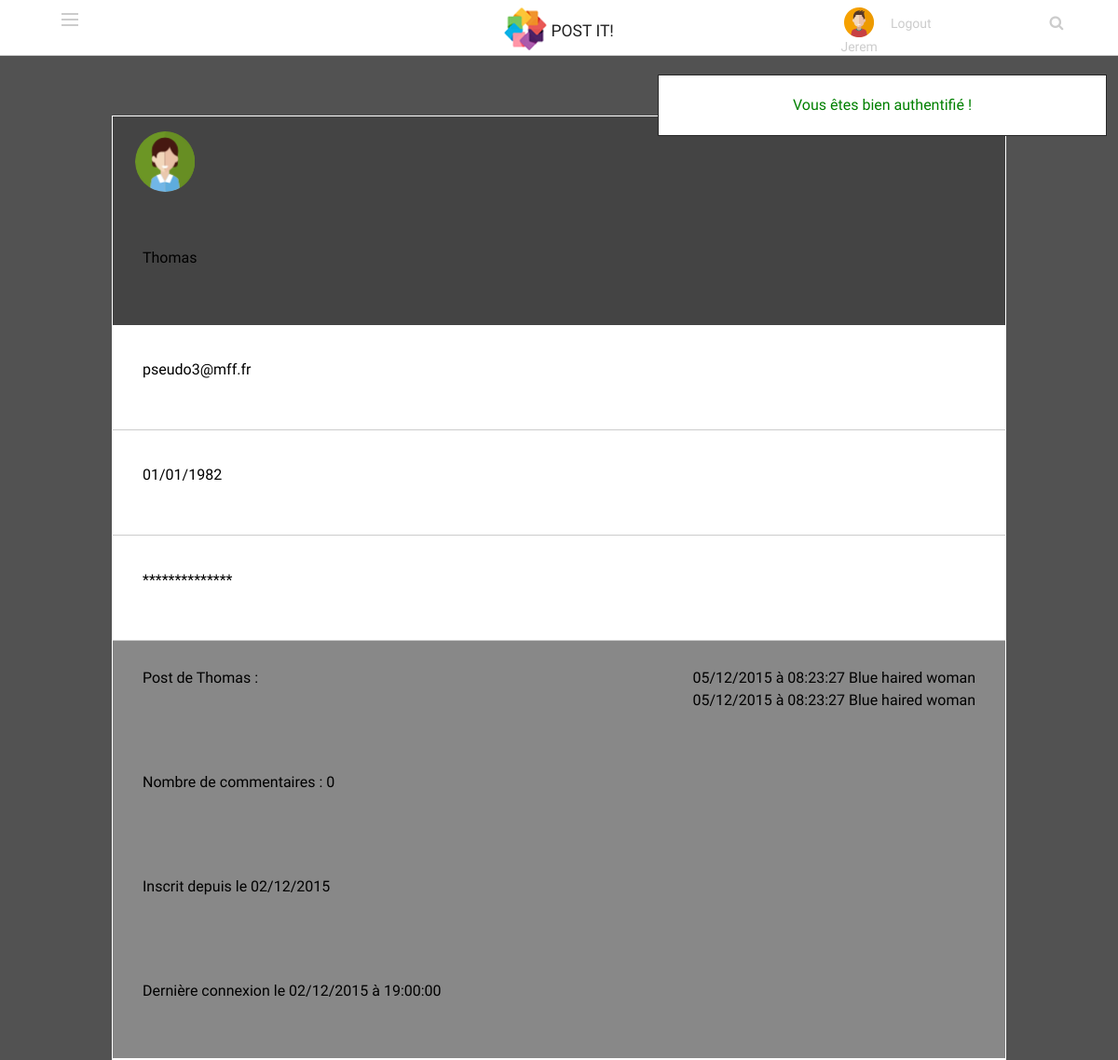
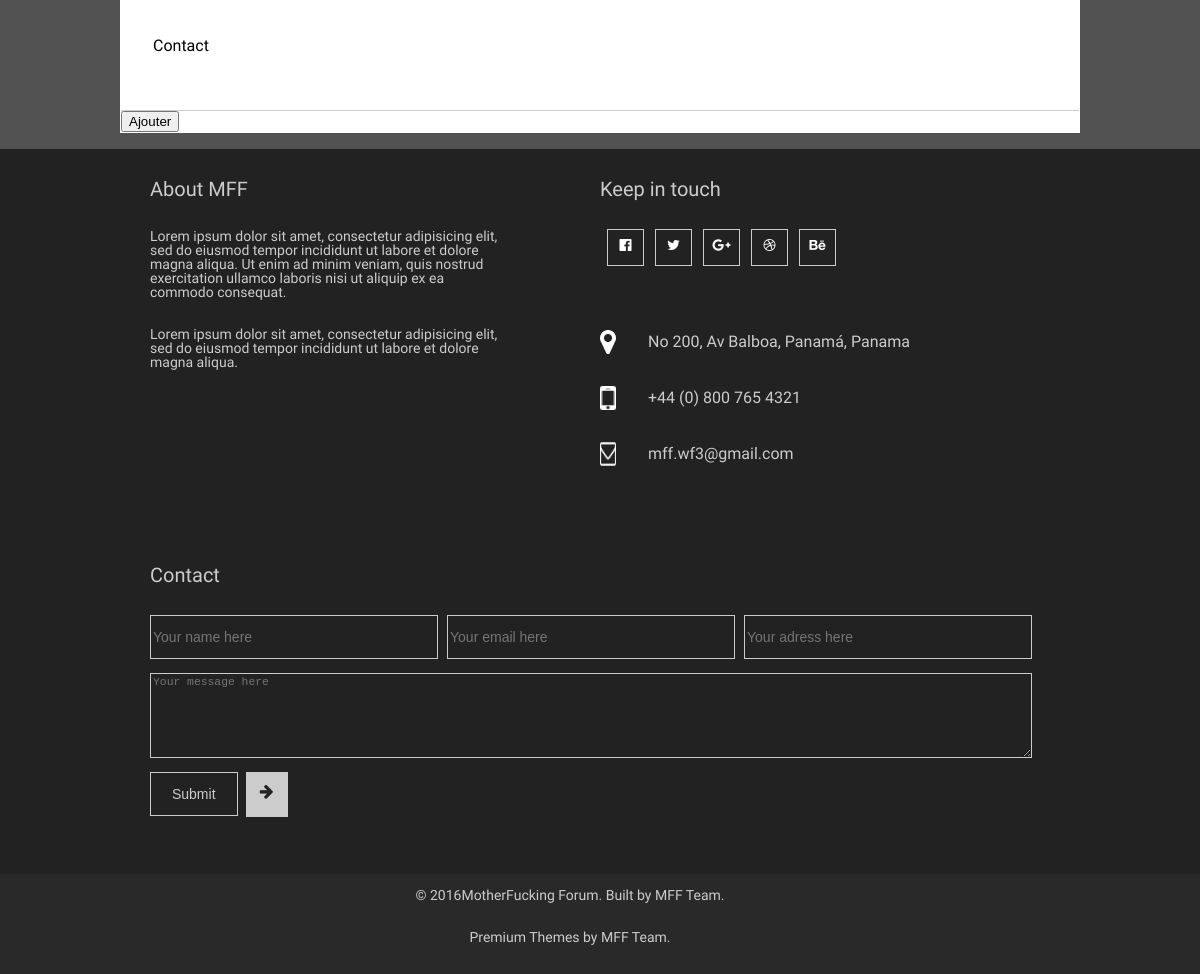
The page /profil.php?id=7 (signed in) on the database its author committed (2 pictures, top to bottom).
### tables this page shows
CREATE TABLE `users` (
  `id` int(10) UNSIGNED NOT NULL,
  `name` varchar(150) NOT NULL,
  `login` varchar(191) NOT NULL,
  `password` varchar(255) NOT NULL,
  `email` varchar(191) NOT NULL,
  `photo` varchar(191) NOT NULL COMMENT 'chemin + fichier',
  `presentation` varchar(191) NOT NULL,
  `inscription` datetime NOT NULL,
  `birthday` date NOT NULL,
  `last_connexion` datetime NOT NULL,
  `token` varchar(255) NOT NULL,
  `created_ts` int(11) NOT NULL
);

CREATE TABLE `post` (
  `id` int(10) UNSIGNED NOT NULL,
  `categorie` varchar(191) NOT NULL,
  `title_post` varchar(191) NOT NULL,
  `image_post` varchar(191) NOT NULL,
  `texte_post` longtext NOT NULL,
  `creator_id` int(10) UNSIGNED NOT NULL,
  `created` datetime NOT NULL,
  `keywords` varchar(191) NOT NULL,
  `like_post` int(11) DEFAULT '0'
);

### libs/verif.class.php (called while the page is built, shortened)
<?php
class verif{
	public function __construct($idUser,$pdo){
		if($idUser != 0){
			$req = $pdo->prepare("SELECT * FROM users WHERE id = ?");
			$req->execute([$idUser]);
			$user = $req->fetch(PDO::FETCH_OBJ);
			$this->id = $user->id;
			$this->login = $user->login;
			$this->email = $user->email;
			$this->photo = $user->photo;
			$this->birthday = $user->birthday;
			$this->last_connexion = $user->last_connexion;
			$this->inscription = $user->inscription;
		}
	}
}

### includes/functions.php (called while the page is built, shortened)
<?php
function dateFormatFR($date, $format = 0){
	if($format == 1){
		$data = explode(' ', $date);
		$date_split = $data[0] = explode('-', $data[0]);
		$date_format = $date_split[2].'/'.$date_split[1].'/'.$date_split[0];
	}else if($format == 2){
		$data = explode('-', $date);
		$data_cut = explode(' ', $data[2]);
		$date_format = $data_cut[0].'/'.$data[1].'/'.$data[0].' à '.$data_cut[1];
	}else{
		$data = explode('-', $date);
		$date_format = $data[2].'/'.$data[1].'/'.$data[0];
	}
	return $date_format;
}

### profil.php (the view, shortened to what this page needs)
<?php include 'includes/header.php'; ?>
<?php require_once 'includes/functions.php'; ?>
<?php
$date_inscription = dateFormatFR($user->inscription,1);
$date_birthday = dateFormatFR($user->birthday);
$date_last_connect = dateFormatFR($user->last_connexion,2);
?>
<section class="page-content profil clearfix">
	<article class="users-panel">
		<div class="info-box dark">
			<img src="img/<?=$user->photo;?>" style="width:65px;height:65px;border-radius:50%"/>
				</div>
				<div class="info-box dark">
					<h4><?=$user->login?></h4>
						</div>
						<div class="info-box">
							<h4><?=$user->email?></h4>
								</div>
								<div class="info-box">
									<h4><?=$date_birthday;?></h4>
										</div>
										<div class="info-box">
											<h4>**************</h4>
												</div>
												<div class="info-box meta">
													<h4>Post de <?=$user->login;?> :</h4>
													<ul class="meta-info">
														<br/>
														<?php
															$req = $pdo->prepare('SELECT p.title_post, p.created FROM post p WHERE p.creator_id = ?');
															$req->execute([$user->id]);
															$posts = $req->fetchAll(PDO::FETCH_OBJ);
															$count = count($posts);
															for($i=0;$i<$count;$i++){
														?>
														<li><?=dateFormatFR($posts[$i]->created,2);?>  <?=$posts[$i]->title_post;?></li>
														<?php
															}
														?>
													</ul>
												</div>
												<div class="info-box meta">
													<?php
														$req1 = $pdo->prepare('SELECT COUNT(id) as nbcoms FROM commentaires WHERE creator_id = ?');
														$req1->execute([$user->id]);
														$nbcoms = $req1->fetch(PDO::FETCH_OBJ);
													?>
													<h4>Nombre de commentaires : <?=$nbcoms->nbcoms;?></h4>
												</div>
												<div class="info-box meta">
													<h4>Inscrit depuis le <?=$date_inscription;?></h4>
												</div>
												<div class="info-box meta">
													<h4>Dernière connexion le <?=$date_last_connect;?></h4>
												</div>
												<?php
												if(isset($_SESSION['auth'])){
													$req1 = $pdo->prepare('SELECT statut FROM amis WHERE id_from = ? AND id_to = ?');
														$req1->execute([$user->id,$_SESSION['id']]);
														$statut = $req1->fetch(PDO::FETCH_OBJ);
														if(empty($statut)){
															$req2 = $pdo->prepare('SELECT statut FROM amis WHERE id_from = ? AND id_to = ?');
															$req2->execute([$_SESSION['id'],$user->id]);
															$statut = $req2->fetch(PDO::FETCH_OBJ);
														}
													?>
														<div class="info-box">
															<h4>Contact</h4>
														</div>
														<?php
														if(!isset($statut) && empty($statut) || $statut == "" && isset($_SESSION['auth']) && $_SESSION['id'] != $user->id){
															echo '<button>Ajouter</button>';
														}
													}
														   ?>
												</article>
											</section>
											<?php include 'includes/footer.php'; ?>

### css/style.css (style rules this page uses)
body { font-family: 'Muli', sans-serif; font-weight: 300; background-color: #d2d2d2; }
.clearfix::after { content: ""; clear: both; }
h4 { font-size: 1em; }
#top-nav, #main-part, #second-part, footer, #main-part figure, #main-part figure img, #second-part article, #right-menu, .fa-search, #search .fa-times, .page-content, .content { position: relative; }
header, #top-nav, #second-part i:hover, .topics-box, .users-panel, .comments-submit form input, .content, #reslut_search, .page-content, #inscription-form, #addcontent-form, #inscription-form input[type="submit"], #addcontent-form input[type="submit"] { background-color: #FFF; }
header, input, .main-menu li, #main-part, #second-part, footer, figure, article, textarea, .more-btn { box-sizing: border-box; }
.main-menu li, .main-menu a, article p, #main-part figure img, .clearfix::after, #second-part #contact-form input, .content, .left-menu span, .left-menu span::after, .left-menu span::before, .page-content, .page-content, .topics-box .always-visible img, .topics-box .always-visible h2, .topics-box .always-visible h3, .topics-box .always-visible h4 { display: block; }
.left-menu, .centered img, p, .contact-info, .contact-info img, #submit, .connected, #main-part figure, #reslut_search, #logout, .topics-box .always-visible img, .topics-box .always-visible h2, .topics-box .always-visible h3, .topics-box .always-visible h4, .info-box img, .info-box a, .info-box h4, .users-panel #tof { float: left; }
#login, .dark, .meta, #inscription-aside, #add-aside, .comments-submit textarea, #inscription-form input[type="submit"]:hover, #addcontent-form input[type="submit"]:hover { background-color: #444; }
header, .info-box, .comments-box, .topic, #reslut_search div { border-bottom: 1px solid #ccc; }
.page-content { min-height: 50.2em; padding:1em 0; top: 3.75em; height: auto; }
.users-panel { width: 80%; margin: 3em auto 0; border: 1px solid #FFF; }
.info-box { margin-top: 1em; width: 100%; height: 8em; }
.info-box img { padding: 0.5em; margin-left: 1em; }
.info-box a, .info-box h4 { line-height: 4em; margin-left: 2em; }
.dark, .meta { border: none; margin-top: 0; padding: 0.5em 0; }
.meta { background-color: #888; }
.meta-info { margin: 0 2em 0 0; float: right; }
.meta-info li { margin-top: 0.5em; }
.inscription, .profil, #add-aside { background-color: #525252; }

### rows shown on the page
users: photo (picture), login "Thomas", email "pseudo3@mff.fr", birthday "01/01/1982", inscription "02/12/2015", last_connexion "02/12/2015 à 19:00:00"
post: created "05/12/2015 à 08:23:27", title_post "Blue haired woman"
post: created "05/12/2015 à 08:23:27", title_post "Blue haired woman"

### other values the page prints
$_SESSION['auth'] "Jerem"
$_SESSION['message']['success'] "Vous êtes bien authentifié !"
$nbcoms->nbcoms "0"
